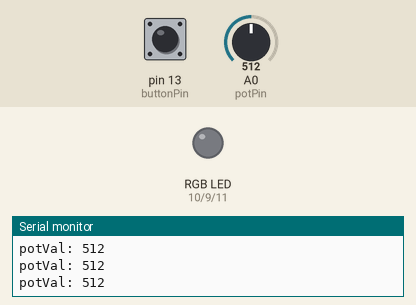
Simulated run of this sketch. Board: Arduino Uno, built with avr-gcc and run on an emulated ATmega328P. Shown: an RGB LED mixed from three pins (HIGH = lit), the last lines printed to the serial monitor. The test bench sets the inputs (shaded band); at power-on: pin 13 (buttonPin) LOW, A0 (potPin) = 512. Dim RGB values are drawn brighter than linear.

Above: at 1.2 s.
1.3 s: pin 13 (buttonPin) pulled HIGH for 0.15 s
At 2.5 s:
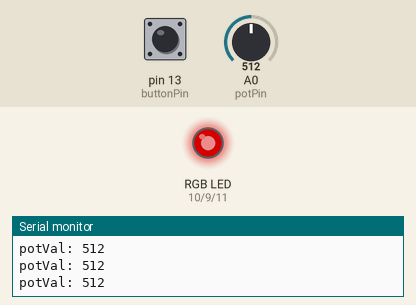
2.9 s: A0 (potPin) set to 1023
At 3.7 s:
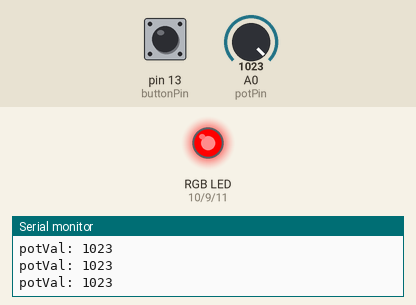
4.4 s: A0 (potPin) set to 716
At 5.6 s:
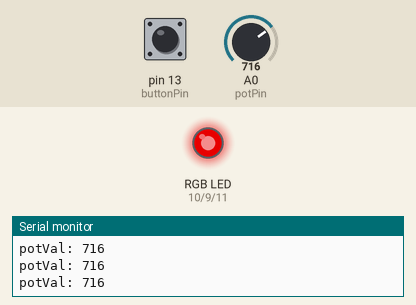
5.9 s: pin 13 (buttonPin) pulled HIGH for 1 s
At 7.3 s:
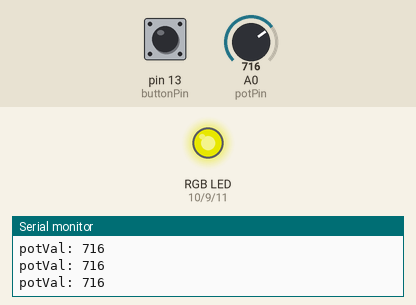
8.4 s: pin 13 (buttonPin) pulled HIGH for 0.15 s
At 9.2 s:
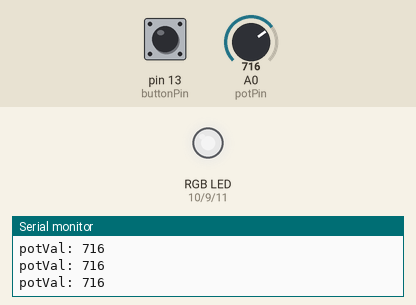
10.0 s: A0 (potPin) set to 900
At 10.3 s:
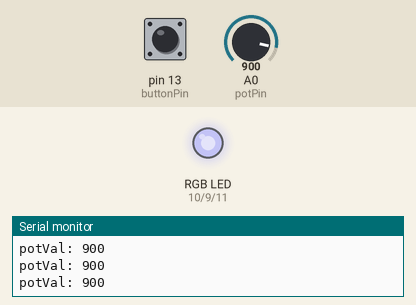
Timing chart, 0 to 12.5 s (numbered marks = the images above; inputs shaded):
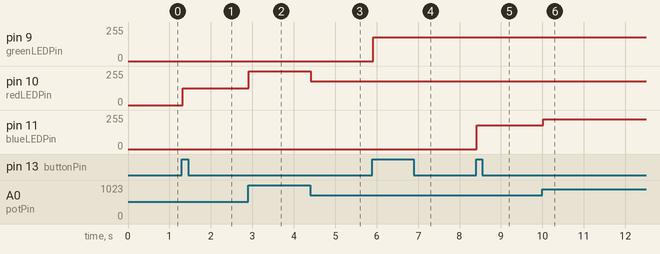

Measured:
- after the input at 1.3 s, pin 10 (redLEDPin): 0/255 → 127/255 at once
- after the input at 2.9 s, pin 10 (redLEDPin): 127/255 → 255/255 at once
- after the input at 4.4 s, pin 10 (redLEDPin): 255/255 → 178/255 at once
- after the input at 5.9 s, pin 9 (greenLEDPin): 0/255 → 178/255 at once
- after the input at 8.4 s, pin 11 (blueLEDPin): 0/255 → 178/255 at once
- after the input at 10.0 s, pin 11 (blueLEDPin): 178/255 → 224/255 at once

The sketch:

led_rgb_con_calibracion.ino
```cpp
const int greenLEDPin=9;
const int redLEDPin=10;
const int blueLEDPin=11;
int const potPin = A0;
const int buttonPin = 13;
int redValue = 0;
int greenValue = 0;
int blueValue = 0;
int switchState = 0;
int potVal;
int channel = 0;
bool isTheButtonBeingPressed = false;
void setup(){
  pinMode(greenLEDPin,OUTPUT);
  pinMode(redLEDPin,OUTPUT);
  pinMode(blueLEDPin,OUTPUT);
  Serial.begin(9600);
    pinMode(buttonPin, INPUT);
}
void loop() {
  potVal = analogRead(potPin);
  switchState = digitalRead(buttonPin);
if(switchState==HIGH){

    if(isTheButtonBeingPressed == false){
    isTheButtonBeingPressed=true;
    channel++;
    if(channel>3)
    {
      channel = 0;
    }
    Serial.print("Valor del canal (0 = 0, 1= R, 2 = G, 3 = B): ");
  Serial.println(channel);
    }
  }
else{
  isTheButtonBeingPressed = false;
}
 potVal = analogRead(potPin);
Serial.print("potVal: ");
  Serial.println(potVal);
  if (channel ==1){
    colorearRojo();
  }
  if (channel ==2){
    colorearVerde();
  }
  if (channel ==3){
    colorearAzul();
  }
   delay(15);


}

void colorearRojo(){
    redValue = map(potVal,0,1023,0,255);
analogWrite(redLEDPin, redValue);
}
void colorearVerde(){
  greenValue = map(potVal,0,1023,0,255);
analogWrite(greenLEDPin, greenValue);
}
void colorearAzul(){
  blueValue = map(potVal,0,1023,0,255);
analogWrite(blueLEDPin, blueValue);
}
```
